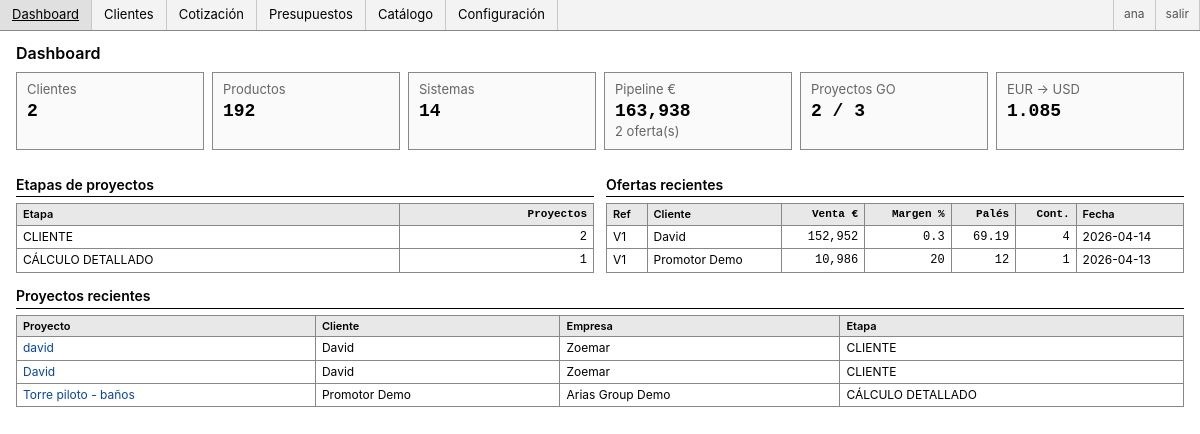
The page / (signed in) on the database its author committed.
### tables this page shows
CREATE TABLE users (
            id INTEGER PRIMARY KEY AUTOINCREMENT,
            username TEXT UNIQUE NOT NULL,
            password_hash TEXT NOT NULL,
            role TEXT NOT NULL DEFAULT 'viewer',
            full_name TEXT,
            email TEXT,
            created_at TEXT NOT NULL
        );

CREATE TABLE fx_rates (
            id INTEGER PRIMARY KEY AUTOINCREMENT,
            base_currency TEXT NOT NULL DEFAULT 'EUR',
            target_currency TEXT NOT NULL,
            rate REAL NOT NULL,
            updated_at TEXT NOT NULL,
            source TEXT DEFAULT 'Manual'
        );

CREATE TABLE projects (
            id INTEGER PRIMARY KEY AUTOINCREMENT,
            client_id INTEGER NOT NULL,
            name TEXT NOT NULL,
            project_type TEXT,
            location TEXT,
            area_sqm REAL DEFAULT 0,
            stage TEXT NOT NULL DEFAULT 'OPORTUNIDAD',
            go_no_go TEXT DEFAULT 'PENDING',
            incoterm TEXT DEFAULT 'CIF',
            fx_rate REAL DEFAULT 1.0,
            target_margin_pct REAL DEFAULT 0.30,
            freight_eur REAL DEFAULT 0,
            customs_pct REAL DEFAULT 0.18,
            logistics_notes TEXT,
            created_at TEXT NOT NULL,
            FOREIGN KEY(client_id) REFERENCES clients(id)
        );

CREATE TABLE project_quotes (
            id INTEGER PRIMARY KEY AUTOINCREMENT,
            project_id INTEGER NOT NULL,
            system_id INTEGER,
            version_label TEXT NOT NULL,
            area_sqm REAL NOT NULL,
            fx_rate REAL NOT NULL,
            freight_eur REAL NOT NULL,
            customs_pct REAL NOT NULL,
            target_margin_pct REAL NOT NULL,
            result_json TEXT NOT NULL,
            created_at TEXT NOT NULL,
            FOREIGN KEY(project_id) REFERENCES projects(id),
            FOREIGN KEY(system_id) REFERENCES systems(id)
        );

CREATE TABLE clients (
            id INTEGER PRIMARY KEY AUTOINCREMENT,
            name TEXT NOT NULL,
            company TEXT,
            email TEXT,
            phone TEXT,
            country TEXT DEFAULT 'República Dominicana',
            score INTEGER DEFAULT 50,
            created_at TEXT NOT NULL
        );

### app.py (the view)
@app.route('/')
@login_required
def dashboard():
    db = get_db()
    stage_counts = db.execute('SELECT stage, COUNT(*) AS qty FROM projects GROUP BY stage ORDER BY qty DESC').fetchall()
    projects = db.execute(
        '''SELECT p.*, c.name AS client_name, c.company
           FROM projects p JOIN clients c ON c.id = p.client_id ORDER BY p.created_at DESC LIMIT 10'''
    ).fetchall()
    clients_count = db.execute('SELECT COUNT(*) AS c FROM clients').fetchone()['c']
    products_count = db.execute('SELECT COUNT(*) AS c FROM products').fetchone()['c']
    systems_count = db.execute('SELECT COUNT(*) AS c FROM systems').fetchone()['c']
    pipeline = db.execute('''
        SELECT stage, COUNT(*) as count, COALESCE(SUM(CASE WHEN result_json IS NOT NULL
            THEN json_extract(result_json, '$.summary.sale_total_eur') ELSE 0 END), 0) as value
        FROM projects LEFT JOIN project_quotes ON projects.id = project_quotes.project_id
        GROUP BY stage ORDER BY count DESC
    ''').fetchall()
    recent_quotes = db.execute('''
        SELECT q.*, p.name as project_name, c.name as client_name, c.company,
               p.stage, s.name as system_name
        FROM project_quotes q
        JOIN projects p ON p.id = q.project_id
        JOIN clients c ON c.id = p.client_id
        LEFT JOIN systems s ON s.id = q.system_id
        ORDER BY q.created_at DESC LIMIT 10
    ''').fetchall()
    quotes_data = []
    total_pipeline_eur = 0
    total_confirmed_eur = 0
    for q in recent_quotes:
        payload = json.loads(q['result_json'])
        s = payload['summary']
        margin_pct = round(s.get('gross_margin_pct', 0), 1)
        quotes_data.append({
            'id': q['id'], 'project_id': q['project_id'],
            'version_label': q['version_label'], 'project_name': q['project_name'],
            'client_name': q['client_name'], 'company': q['company'],
            'stage': q['stage'], 'system_name': q['system_name'],
            'area_sqm': q['area_sqm'],
            'sale_total_eur': s['sale_total_eur'], 'landed_total_eur': s['landed_total_eur'],
            'gross_margin_eur': s['gross_margin_eur'], 'gross_margin_pct': margin_pct,
            'price_per_sqm': s.get('price_per_sqm_eur', 0),
            'pallets': s.get('total_pallets', 0), 'containers_40': s.get('containers_40_est', 0),
            'created_at': q['created_at'][:10], 'margin_ok': margin_pct >= 18,
        })
        total_pipeline_eur += s['sale_total_eur']
        if q['stage'] in ('PREPAGO VALIDADO', 'ORDEN BLOQUEADA', 'PEDIDO A FASSA',
                           'CONFIRMACIÓN FÁBRICA', 'EXPEDICIÓN (BL)', 'ENTREGA'):
            total_confirmed_eur += s['sale_total_eur']
    counts = {
        'clients': clients_count, 'projects': db.execute('SELECT COUNT(*) FROM projects').fetchone()[0],
        'go': db.execute("SELECT COUNT(*) FROM projects WHERE go_no_go='GO'").fetchone()[0],
        'products': products_count, 'systems': systems_count,
        'quotes': db.execute('SELECT COUNT(*) FROM project_quotes').fetchone()[0],
    }
    fx = {r['target_currency']: r['rate']
          for r in db.execute('SELECT * FROM fx_rates WHERE base_currency="EUR"').fetchall()}
    return render_template('dashboard.html',
        stage_counts=stage_counts, projects=projects, clients=clients_count,
        products=products_count, systems=systems_count,
        quotes_data=quotes_data, total_pipeline_eur=total_pipeline_eur,
        total_confirmed_eur=total_confirmed_eur, stage_data={row['stage']: row['count'] for row in pipeline},
        counts=counts, fx=fx, stages=STAGES)

### app.py (called while the page is built)
@login_manager.user_loader
def load_user(user_id):
    db = get_db()
    row = db.execute('SELECT * FROM users WHERE id = ?', (int(user_id),)).fetchone()
    if row:
        return User(row['id'], row['username'], row['role'])
    return None

def get_db() -> sqlite3.Connection:
    if 'db' not in g:
        g.db = sqlite3.connect(app.config['DATABASE'])
        g.db.row_factory = sqlite3.Row
    return g.db

@app.context_processor
def inject_now() -> dict[str, Any]:
    return {
        'current_year': datetime.now(timezone.utc).year,
        'stages': STAGES,
        'current_user': current_user,
    }

### templates/dashboard.html (shortened to what this page needs)
{% extends 'base.html' %}
{% block content %}
<h1>Dashboard</h1>
<div class="grid-3">
  <div class="card"><div class="muted">Clientes</div><div class="kpi">{{ clients }}</div></div>
  <div class="card"><div class="muted">Productos</div><div class="kpi">{{ products }}</div></div>
  <div class="card"><div class="muted">Sistemas</div><div class="kpi">{{ systems }}</div></div>
  <div class="card"><div class="muted">Pipeline €</div><div class="kpi">{{ "{:,.0f}".format(total_pipeline_eur) }}</div><div class="muted">{{ counts.quotes }} oferta(s)</div></div>
  <div class="card"><div class="muted">Proyectos GO</div><div class="kpi">{{ counts.go }} / {{ counts.projects }}</div></div>
  <div class="card"><div class="muted">EUR → USD</div><div class="kpi">{{ fx.get('USD', '—') }}</div></div>
</div>
<div class="grid-2" style="margin-top:12px;">
  <div>
    <h2>Etapas de proyectos</h2>
    <table>
      <thead><tr><th>Etapa</th><th class="num">Proyectos</th></tr></thead>
      <tbody>
        {% for row in stage_counts %}
          <tr><td>{{ row['stage'] }}</td><td class="num">{{ row['qty'] }}</td></tr>
        {% endfor %}
      </tbody>
    </table>
  </div>
  <div>
    <h2>Ofertas recientes</h2>
    {% if quotes_data %}
    <table>
      <thead><tr><th>Ref</th><th>Cliente</th><th class="num">Venta €</th><th class="num">Margen %</th><th class="num">Palés</th><th class="num">Cont.</th><th>Fecha</th></tr></thead>
      <tbody>
        {% for q in quotes_data %}
        <tr>
          <td>{{ q['version_label'] }}</td>
          <td>{{ q['client_name'] }}</td>
          <td class="num">{{ "{:,.0f}".format(q['sale_total_eur']) }}</td>
          <td class="num">{{ q['gross_margin_pct'] }}</td>
          <td class="num">{{ q['pallets'] }}</td>
          <td class="num">{{ q['containers_40'] }}</td>
          <td>{{ q['created_at'] }}</td>
        </tr>
        {% endfor %}
      </tbody>
    </table>
    {% else %}
    <p class="muted">Sin ofertas. <a href="{{ url_for('quote') }}">Crear cotización</a>.</p>
    {% endif %}
  </div>
</div>
<h2>Proyectos recientes</h2>
<table>
  <thead><tr><th>Proyecto</th><th>Cliente</th><th>Empresa</th><th>Etapa</th></tr></thead>
  <tbody>
    {% for p in projects %}
    <tr>
      <td><a href="{{ url_for('project_detail', project_id=p['id']) }}">{{ p['name'] }}</a></td>
      <td>{{ p['client_name'] }}</td>
      <td>{{ p['company'] or '—' }}</td>
      <td>{{ p['stage'] }}</td>
    </tr>
    {% endfor %}
  </tbody>
</table>
{% endblock %}

### templates/base.html (shortened to what this page needs)
<!doctype html>
<html lang="es">
<head>
</head>
<body>
  <nav>
    <a href="{{ url_for('dashboard') }}">Dashboard</a>
    <a href="{{ url_for('crm') }}">Clientes</a>
    <a href="{{ url_for('quote') }}">Cotización</a>
    <a href="{{ url_for('presupuestos') }}">Presupuestos</a>
    <a href="{{ url_for('products') }}">Catálogo</a>
    <a href="{{ url_for('config') }}">Configuración</a>
    <span class="spacer"></span>
    {% if current_user and current_user.is_authenticated %}
      <span class="user">{{ current_user.username }}</span>
      <a href="{{ url_for('logout') }}" class="user">salir</a>
    {% endif %}
  </nav>
  <div class="wrap">
    {% block content %}{% endblock %}
  </div>
</body>
</html>

### templates/base.html (style rules this page uses)
* { box-sizing: border-box; }
html, body { margin:0; padding:0; background:#fff; color:#000; }
body { font-family: -apple-system, Segoe UI, Helvetica, Arial, sans-serif; font-size:13px; line-height:1.35; }
a { color:#0645ad; text-decoration:none; }
code, pre, .mono, td.num, th.num { font-family: ui-monospace, SFMono-Regular, Menlo, Consolas, monospace; }
nav { display:flex; gap:0; padding:0; background:#f3f3f3; border-bottom:1px solid #888; }
nav a { padding:6px 12px; color:#000; border-right:1px solid #c8c8c8; font-weight:normal; }
nav .spacer { flex:1; }
nav .user { padding:6px 10px; color:#555; border-left:1px solid #c8c8c8; font-size:12px; }
.wrap { padding:12px 16px; max-width:1600px; }
h1 { font-size:16px; font-weight:600; margin:0 0 8px 0; }
h2 { font-size:14px; font-weight:600; margin:14px 0 6px 0; border-bottom:1px solid #000; padding-bottom:2px; }
table { width:100%; border-collapse:collapse; font-size:12px; }
th, td { padding:3px 6px; border:1px solid #888; text-align:left; vertical-align:top; }
th { background:#e8e8e8; font-weight:600; font-size:11px; }
td.num, th.num { text-align:right; font-variant-numeric: tabular-nums; }
.grid-2 { display:grid; grid-template-columns: repeat(auto-fit, minmax(280px, 1fr)); gap:12px; }
.grid-3 { display:grid; grid-template-columns: repeat(auto-fit, minmax(180px, 1fr)); gap:8px; }
.card { border:1px solid #888; padding:8px 10px; background:#fafafa; }
.kpi { font-size:18px; font-weight:600; font-family: ui-monospace, Menlo, Consolas, monospace; }
.muted { color:#666; }

### rows shown on the page
users: username "ana"
fx_rates: get "1.085"
projects: stage "CÁLCULO DETALLADO", qty "1", name "Torre piloto - baños", client_name "Promotor Demo", company "Arias Group Demo"
project_quotes: version_label "V1", client_name "David", sale_total_eur "152,952", gross_margin_pct "0.3", pallets "69.19", containers_40 "4", created_at "2026-04-14"
project_quotes: version_label "V1", client_name "Promotor Demo", sale_total_eur "10,986", gross_margin_pct "20", pallets "12", containers_40 "1", created_at "2026-04-13"
projects: name "david", client_name "David", company "Zoemar", stage "CLIENTE"
projects: name "David", client_name "David", company "Zoemar", stage "CLIENTE"

### other values the page prints
{{ clients }} "2"
{{ products }} "192"
{{ systems }} "14"
{{ "{:,.0f}".format(total_pipeline_eur) }} "163,938"
{{ counts.quotes }} "2"
{{ counts.go }} "2"
{{ counts.projects }} "3"
{{ row['stage'] }} "CLIENTE"
{{ row['qty'] }} "2"
